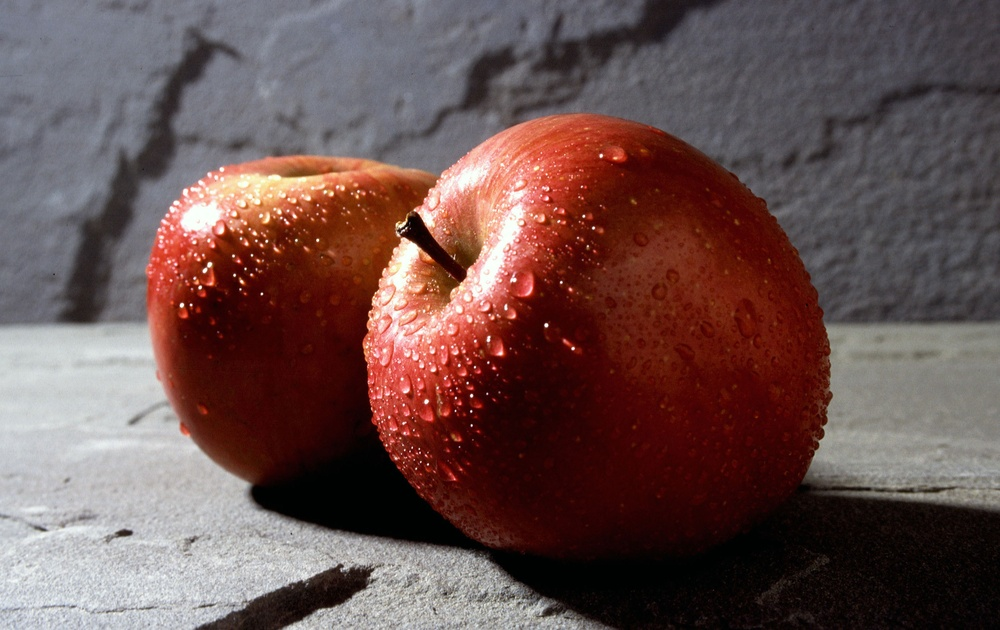
#> input picture cpv-images/apple.jpg, 1000 x 630 px, shrunk from 2790 x 1758 before the run
$ jupyter execute notebook_cpv_opencv.ipynb   (shell and % lines are left out)
#> lines starting #> are read from the running program, lines starting #| are printed output that depends on the picture; after the words box and inside, x2 and y2 are one past the last pixel; in counts of white or black regions, pixels touching at a corner belong together
# Computer Vision - OpenCV Hands-On Practice

Getting started with OpenCV for image processing and computer vision tasks. This notebook demonstrates basic operations such as reading, processing, and saving images using OpenCV.

OpenCV is a powerful library for computer vision tasks, and it provides a wide range of functions for image processing, feature detection, and more. In this notebook, we will cover some fundamental operations to get you started with OpenCV.

From code samples to a complete webcam-to-coordinates pipeline — putting everything together in the lab.

### Lab 1: Reading Images & Color Space Conversion

The starting point for every OpenCV pipeline: load an image and convert to the color spaces needed for downstream processing.

[cell 1]
import cv2

# Read image from disk (BGR format by default)
img = cv2.imread("apple.jpg")
#> img is the input picture: shape (630, 1000, 3); mean B, G, R 78.4, 80.3, 105.7
# Convert to Grayscale for thresholding / edge detection
gray = cv2.cvtColor(img, cv2.COLOR_BGR2GRAY)
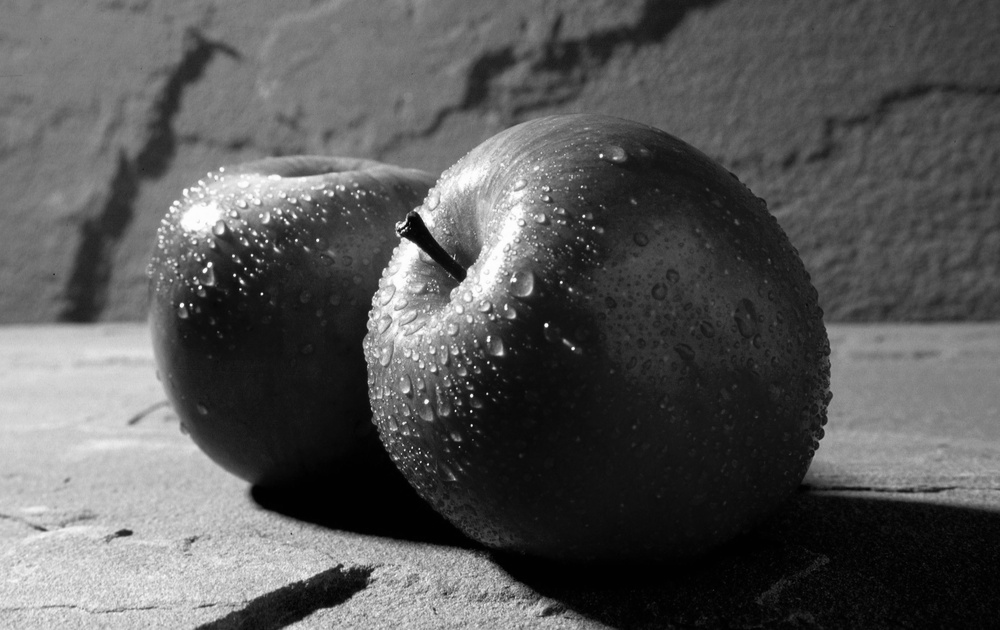
#> gray: shape (630, 1000); min 0, max 255, mean 87.7
# Convert to HSV for color-based segmentation
hsv = cv2.cvtColor(img, cv2.COLOR_BGR2HSV)
#> hsv: shape (630, 1000, 3); mean H, S, V 66.8, 105.3, 108.5

# Save the image
cv2.imwrite("apple_gray.jpg", gray)
cv2.imwrite("apple_hsv.jpg", hsv)
#> Out = True

### Lab 2: Blur & Color Segmentation

Apply Gaussian blur to reduce noise, then create a binary mask for the target color using HSV thresholding.

[cell 2]
import numpy as np
# Step 1: Gaussian blur to suppress noise before segmentation
blur = cv2.GaussianBlur(img, (5, 5), 0)
# Step 2: Convert blurred image to HSV
hsv = cv2.cvtColor(blur, cv2.COLOR_BGR2HSV)
#> hsv: shape (630, 1000, 3); mean H, S, V 64.8, 103.7, 108.5
# Step 3: Define color range (yellow/orange object example)
lower = np.array([20, 80, 80])
upper = np.array([40, 255, 255])
# Step 4: Create binary mask
mask = cv2.inRange(hsv, lower, upper)
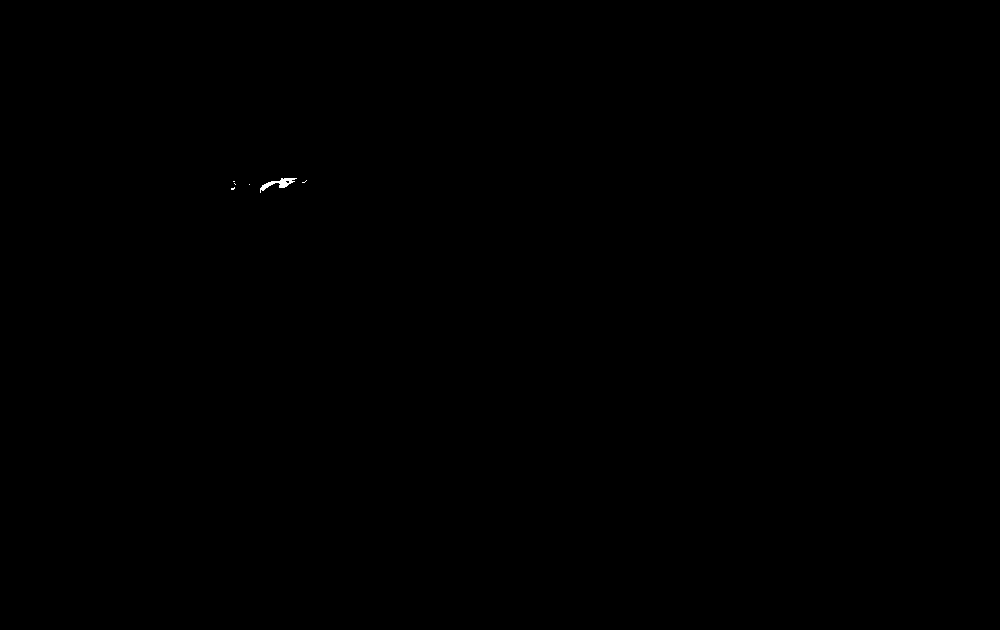
#> mask: shape (630, 1000); 0.03% white; 6 white regions (5 under 20 px), largest, box (x1, y1, x2, y2) and area: (260, 178, 297, 193) 186

# Save the image
cv2.imwrite("apple_blur.jpg", blur)
cv2.imwrite("apple_mask.jpg", mask)
#> Out = True

### Lab 3: Contour Detection & Centroid Extraction

The complete pipeline — from cleaned mask to the final `(u, v)` target coordinate ready for robot control.

[cell 3]
kernel = np.ones((5, 5), np.uint8)
# Clean mask with morphological ops
mask = cv2.morphologyEx(mask, cv2.MORPH_OPEN, kernel)
#> mask: shape (630, 1000); 0.01% white; 1 white region
mask = cv2.morphologyEx(mask, cv2.MORPH_CLOSE, kernel)
# Find contours in cleaned mask
contours, _ = cv2.findContours(mask, cv2.RETR_EXTERNAL,
cv2.CHAIN_APPROX_SIMPLE)
#> contours = 1 contour; box (x1, y1, x2, y2) and area: (280, 179, 287, 188) 44
# Select largest contour (most likely the target object)
cnt = max(contours, key=cv2.contourArea)
#> cnt = contour of 9 points, box (x1, y1, x2, y2) (280, 179, 287, 188), area 44
# Compute image moments to get centroid
M = cv2.moments(cnt)
#> M = moments, m00 43.5, centre m10/m00, m01/m00 = (282.8, 183.1)
u = int(M["m10"] / M["m00"])
#> u = 282
v = int(M["m01"] / M["m00"])
#> v = 183
print(f"Target pixel: u={u}, v={v}")
#| Target pixel: u=282, v=183
# Draw centroid and bounding box
cv2.circle(img, (u, v), 5, (0, 255, 0), -1)
#> img: shape (630, 1000, 3); 0.01% of pixels changed, all inside (x1, y1, x2, y2) = (277, 178, 288, 189)
x, y, w, h = cv2.boundingRect(cnt)
#> x = 280; y = 179; w = 7; h = 9
cv2.rectangle(img, (x, y), (x+w, y+h), (255, 0, 0), 2)
#> img: shape (630, 1000, 3); mean B, G, R 78.4, 80.3, 105.7
